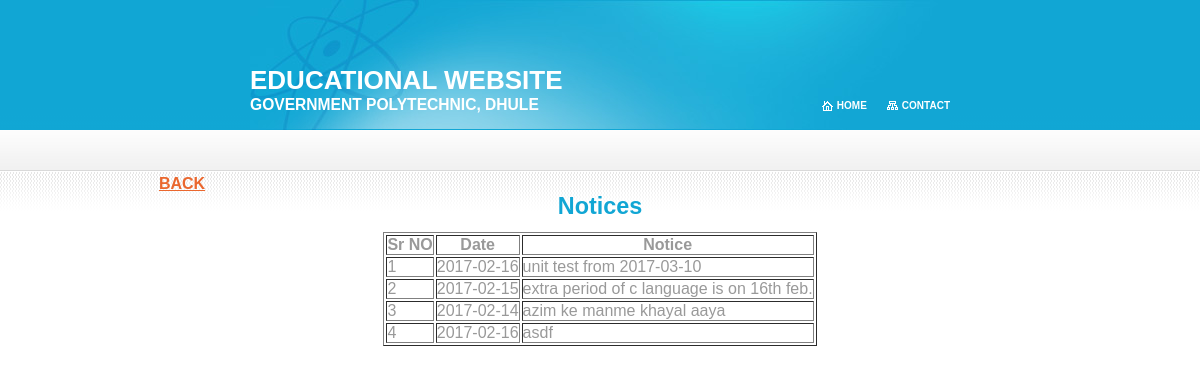
Screenshot of /noticedis.php with the database file from the repository.
### tables this page shows
CREATE TABLE IF NOT EXISTS `notice` (
  `ndate` date NOT NULL,
  `notice_text` text NOT NULL,
  `srno` int(11) NOT NULL
);

### noticedis.php (the view, shortened to what this page needs)
<html xmlns="http://www.w3.org/1999/xhtml">
<head>
<link href="default.css" rel="stylesheet" type="text/css" />
</head>
<body>
<div id="header">
	<div id="topmenu">
		<ul>
			<li><a href="index.php" id="topmenu1" accesskey="1" title="">Home</a></li>
			<li><a href="contact.html" id="topmenu2" accesskey="2" title="">Contact</a></li>
		</ul>
	</div>
	<div id="logo">
		<h1><a href="#">eDUCATIONAL wEBSITE</a></h1>
		<h2><a href="#">government Polytechnic, dhule</a></h2>
  </div>
</div>
<br><br><br>
 <a href="index.php" class="style1 style1">BACK</a>
<center><h2>Notices</h2></center>
<?php
 $cn = mysql_connect("localhost", "root");
  $sql = "SELECT ndate,notice_text,srno from notice ";
  $result = mysql_query($sql,$cn);
echo "<center><table border=1>";
echo "<tr>";
echo "<th>Sr NO</th>";
echo "<th>Date</th>";
echo "<th>Notice</th>";
echo "</tr>";
  while($row=mysql_fetch_array($result))
{
echo "<tr>";
echo "<td>$row[2]</td>";
echo "<td>$row[0]</td>";
echo "<td>$row[1]</td>";
echo "</tr>";
}
echo "</table></center>";
?>
</body>
</html>

### default.css (style rules this page uses)
* { margin: 0; padding: 0; }
body { background: #FFFFFF url(images/img01.gif) repeat-x; font: normal small Arial, Helvetica, sans-serif; color: #999999; }
h1, h2, h3 { margin: 0; color: #11A6D4; }
h2 { margin-bottom: .5em; font-size: 1.8em; }
p, blockquote, ul, ol { margin-bottom: 1.5em; line-height: 1.8em; }
ul { margin-left: 2em; list-style: square; }
a { color: #EA672E; }
#header { width: 700px; height: 130px; margin: 0 auto; background: url(images/img02.jpg) no-repeat; }
#logo { float: left; padding: 65px 0 0 0; }
#logo h1 { text-transform: uppercase; font-size: 2em; }
#logo h2 { margin: 0; text-transform: uppercase; font-size: 1.2em; }
#logo a { text-decoration: none; color: #FFFFFF; }
#topmenu { float: right; }
#topmenu ul { margin: 0; padding: 100px 0 0 0; list-style: none; line-height: normal; }
#topmenu li { display: inline }
#topmenu a { display: block; float: left; margin: 0 0 0 20px; padding: 0 0 0 15px; text-transform: uppercase; text-decoration: none; font-size: x-small; font-weight: bold; color: #FFFFFF; }
#topmenu1 { background: url(images/img03.gif) no-repeat left center; }
#topmenu2 { background: url(images/img04.gif) no-repeat left center; }

### rows the page displays
notice: srno "1", ndate "2017-02-16", notice_text "unit test from 2017-03-10"
notice: srno "2", ndate "2017-02-15", notice_text "extra period of c language is on 16th feb."
notice: srno "3", ndate "2017-02-14", notice_text "azim ke manme khayal aaya"
notice: srno "4", ndate "2017-02-16", notice_text "asdf"
